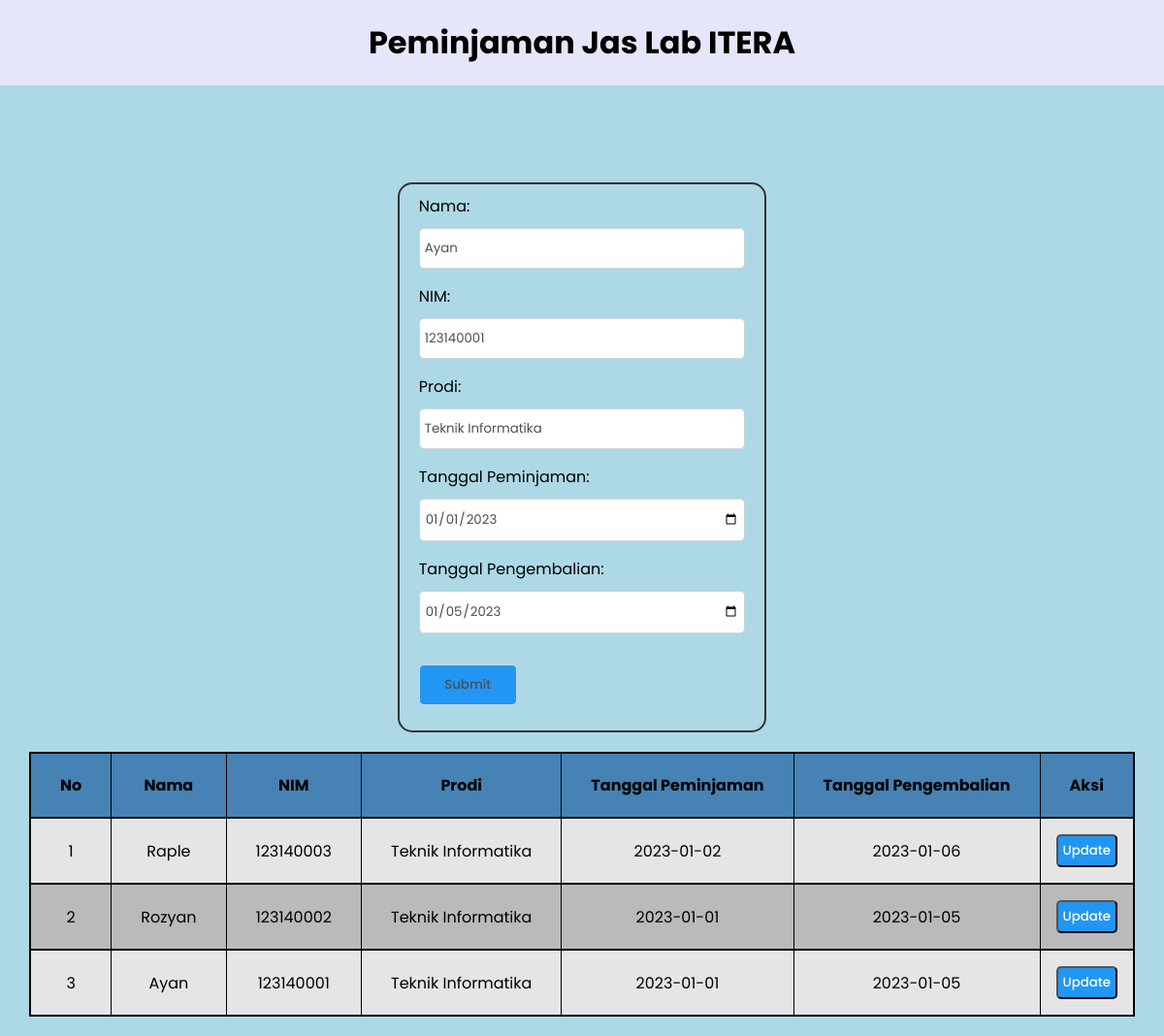
The app's page /update.php?op=edit&id=6 with its own data.
### tables this page shows
CREATE TABLE `mahasiswa` (
  `id` int(11) NOT NULL,
  `nama` varchar(25) NOT NULL,
  `nim` int(25) NOT NULL,
  `prodi` varchar(25) NOT NULL,
  `tanggal_peminjaman` date NOT NULL,
  `tanggal_pengembalian` date NOT NULL
);

### update.php (the view, shortened to what this page needs)
<?php
$host       = "localhost";
$user       = "root";
$password   = "";
$db         = "peminjaman_jas_lab";
$koneksi    = mysqli_connect($host, $user, $password, $db);
$nama                   = "";
$nim                    = "";
$prodi                  = "";
$tanggal_peminjaman     = "";
$tanggal_pengembalian   = "";
if(isset($_GET['op'])){
    $op = $_GET['op'];
} else{
    $op = "";
}
if($op == 'edit'){
    $id     = $_GET['id'];
    $sql1   = "SELECT * FROM mahasiswa WHERE id = '$id'";
    $q1     = mysqli_query($koneksi,$sql1);
    $r1     = mysqli_fetch_array($q1);
    $nama                   = $r1['nama'];
    $nim                    = $r1['nim'];
    $prodi                  = $r1['prodi'];
    $tanggal_peminjaman     = $r1['tanggal_peminjaman'];
    $tanggal_pengembalian   = $r1['tanggal_pengembalian'];
}
?>
<!DOCTYPE html>
<html lang="en">
<head>
    <link href="style.css" rel="stylesheet">
</head>
<body>
    <header>
        <h1>Peminjaman Jas Lab ITERA</h1>
    </header>
    <section>
        <div class="container-update">
            <div class="form-update">
                <form action="update.php" method="post">
                <div class="group">
                    <label for="nama">Nama: </label>
                    <input type="text" class="form-control" id="nama" name="nama" placeholder="Masukan Nama Anda" value="<?php echo $nama?>">
                </div>
                <div class="group">
                    <label for="nim">NIM: </label>
                    <input type="text" class="form-control" id="nim" name="nim" placeholder="Masukan NIM Anda" value="<?php echo $nim?>">
                </div>
                <div class="group">
                    <label for="prodi">Prodi: </label>
                    <input type="text" class="form-control" id="prodi" name="prodi" placeholder="Masukan prodi Anda" value="<?php echo $prodi?>">
                </div>
                <div class="group">
                    <label for="tanggal_peminjaman">Tanggal Peminjaman: </label>
                    <input type="date" class="form-control" id="tanggal_peminjaman" name="tanggal_peminjaman" value="<?php echo $tanggal_peminjaman?>">
                </div>
                <div class="group">
                    <label for="tanggal_pengembalian">Tanggal Pengembalian: </label>
                    <input type="date" class="form-control" id="tanggal_pengembalian" name="tanggal_pengembalian" value="<?php echo $tanggal_pengembalian?>">
                </div>
                <div class="button-form">
                    <input class="button-submit" type="submit" name="submit" value="Submit" >
            </form>
            </div>
            <table class="tabel-update">
            <thead>
                <tr>
                    <th scope="col">No</th>
                    <th scope="col">Nama</th>
                    <th scope="col">NIM</th>
                    <th scope="col">Prodi</th>
                    <th scope="col">Tanggal Peminjaman</th>
                    <th scope="col">Tanggal Pengembalian</th>
                    <th scope="col">Aksi</th>
                </tr>
            </thead>
            <tbody>
                <?php
                    $sql2   = "SELECT * FROM mahasiswa order by id desc";
                    $q2     = mysqli_query($koneksi,$sql2);
                    $urut   = 1;
                    while($r2 = mysqli_fetch_array($q2)){
                        $id                     = $r2['id'];
                        $nama                   = $r2['nama'];
                        $nim                    = $r2['nim'];
                        $prodi                  = $r2['prodi'];
                        $tanggal_peminjaman     = $r2['tanggal_peminjaman'];
                        $tanggal_pengembalian   = $r2['tanggal_pengembalian'];
                        ?>
                        <tr>
                            <td scope="row"><?php echo $urut++ ?></td>
                            <td scope="row"><?php echo $nama ?></td>
                            <td scope="row"><?php echo $nim ?></td>
                            <td scope="row"><?php echo $prodi ?></td>
                            <td scope="row"><?php echo $tanggal_peminjaman ?></td>
                            <td scope="row"><?php echo $tanggal_pengembalian ?></td>
                            <td class="button-aksi">
                                <a href="update.php?op=edit&id=<?php echo $id?>"><button class="button-update">Update</button></a>
                            </td>
                        </tr>
                        <?php
                    }
                ?>
            </tbody>
        </table>
        </div>
    </section>
</body>
</html>

### style.css (style rules this page uses)
* { margin: 0; padding: 0; width: 100%; height: auto; font-family: 'Poppins', serif; box-sizing: border-box; }
body { align-items: center; background-color: #e6e6fa; }
header { display: flex; height: fit-content; }
header h1 { padding: 20px 0; align-items: center; display: flex; justify-content: center; }
section { display: flex; justify-content: center; align-items: center; background-color: #add8e6; }
table { width: fit-content; margin: 20px; margin-bottom: 0; padding: 10px; border-collapse: collapse; border: 2px solid #000000; }
tr { background-color: #4682b4; border: 2px solid #000000; }
thead th, tbody td { width: fit-content; text-align: center; padding: 20px 30px; border: 1px solid #000000; }
tbody tr:nth-child(odd) { background-color: #e6e5e5; color: #000000; }
tbody tr:nth-child(even) { background-color: #bababa; color: #000000; }
.button-aksi { border: 0; padding: 16px; height: max-content; display: flex; flex-direction: row; justify-content: space-between; gap: 5px; }
button { width: fit-content; height: fit-content; padding: 5px; border-radius: 5px; }
.button-update { background-color: #2196F3; font-weight: 500; color: #ffffff; }
.button-aksi a { text-decoration: none; }
form { border: 2px solid #333; border-radius: 15px; width: fit-content; margin-left: auto; margin-right: auto; padding-bottom: 16px; padding: 10px 20px; display: block; }
.group { margin-bottom: 16px; }
input { padding: 10px 5px; border: 1px solid #ced4da; border-radius: 5px; color: #495057; }
label { display: inline-block; margin-bottom: 10px; width: fit-content; }
.button-form { width: auto; margin-right: 70%; padding: 16px 0; }
.button-submit { background-color: #2196F3; padding: 10px 5px; border-radius: 5px; font-weight: 500; }
.tabel-update { margin-bottom: 20px; }
.container-update { width: auto; height: auto; justify-content: center; }
.form-update { margin-top: 100px; }

### records on screen
mahasiswa: nama "Ayan", nim "123140001", prodi "Teknik Informatika", tanggal_peminjaman "01/01/2023", tanggal_pengembalian "01/05/2023", tanggal_peminjaman "2023-01-01", tanggal_pengembalian "2023-01-05"
mahasiswa: nama "Raple", nim "123140003", prodi "Teknik Informatika", tanggal_peminjaman "2023-01-02", tanggal_pengembalian "2023-01-06"
mahasiswa: nama "Rozyan", nim "123140002", prodi "Teknik Informatika", tanggal_peminjaman "2023-01-01", tanggal_pengembalian "2023-01-05"
